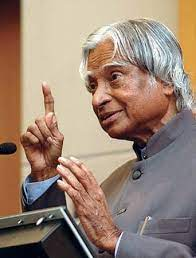
#> input picture fr/data/training data/apj/APJ Abdul Kalam.jpg, 196 x 258 px, found by its file name; its folder holds only this picture in this run
$ python training.py
#> lines starting #> are read from the running program, lines starting #| are printed output that depends on the picture
import os
import cv2
import numpy as np


people = ['apj','kalpna chawla','musk','pichai']
DIR = f'C:\\Users\\RamyaJyosna\\Desktop\\fr\\data\\training data'

features =[]
labels =[]

haar_cascade = cv2.CascadeClassifier('haar.xml')

def training():
    for person in people:
        path = os.path.join(DIR,person)
        label = people.index(person)

        for image in os.listdir(path):
            image_path = os.path.join(path,image)

            image_array = cv2.imread(image_path)
#> image_array is the input picture: shape (258, 196, 3); mean B, G, R 117.8, 133, 155
            gray=cv2.cvtColor(image_array,cv2.COLOR_BGR2GRAY)
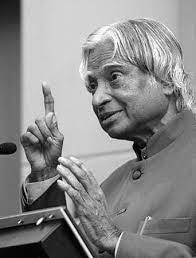
#> gray: shape (258, 196); min 0, max 255, mean 137.9

            face_rects = haar_cascade.detectMultiScale(gray,scaleFactor =1.5,minNeighbors = 2)
#> face_rects = ()

            for (x,y,w,h) in face_rects :
                faces_roi = gray[y:y+h,x:x+w]
                features.append(faces_roi)
                labels.append(label)
#> this loop made 0 passes
#> after the loop, features = []; labels = []
#> pass 2 of the loop in training, `for person in people:`:
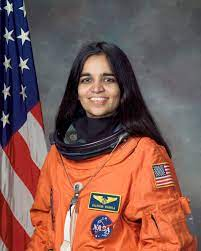
#> input picture fr/data/training data/kalpna chawla/Kalpna Chawla.jpg, 201 x 251 px, found by its file name
#> in training, image_array is the input picture: shape (251, 201, 3); mean B, G, R 82.3, 89.1, 126.8
#> in training, `gray=cv2.cvtColor(image_array,cv2.COLOR_BGR2GRAY)`:
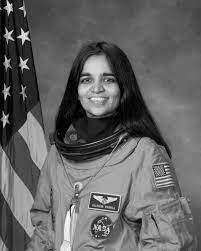
#> gray: shape (251, 201); min 0, max 252, mean 99.6
#> face_rects = [[70, 60, 54, 54]]
#> the loop in training, `for (x,y,w,h) in face_rects :` made 1 pass
#> pass 1, in training, `faces_roi = gray[y:y+h,x:x+w]`:
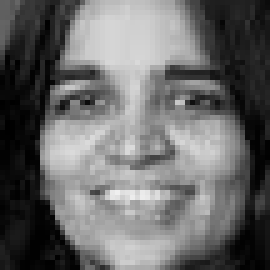
#> faces_roi: shape (54, 54) (shown 5 times larger); min 0, max 239, mean 104.6
#> after the loop in training, `for (x,y,w,h) in face_rects :`: features = 1 item; labels = [1]
#> pass 3 of the loop in training, `for person in people:`:
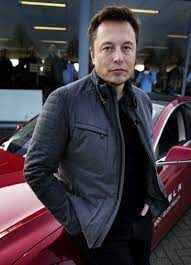
#> input picture fr/data/training data/musk/elon musk.jpg, 191 x 265 px, found by its file name
#> in training, image_array is the input picture: shape (265, 191, 3); mean B, G, R 65.1, 56.7, 64.5
#> in training, `gray=cv2.cvtColor(image_array,cv2.COLOR_BGR2GRAY)`:
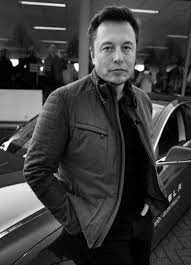
#> gray: shape (265, 191); min 0, max 255, mean 60
#> face_rects = [[90, 28, 54, 54]]
#> the loop in training, `for (x,y,w,h) in face_rects :` made 1 pass
#> pass 1, in training, `faces_roi = gray[y:y+h,x:x+w]`:
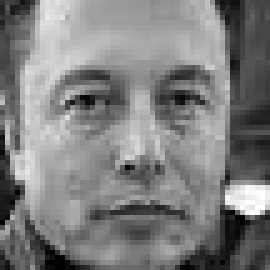
#> faces_roi: shape (54, 54) (shown 5 times larger); min 0, max 255, mean 126.7
#> after the loop in training, `for (x,y,w,h) in face_rects :`: features = 2 items; labels = [1, 2]
#> the loop made 4 passes; the first 3 are shown


#> (the run stopped early here; a loop or call above may not have finished)
